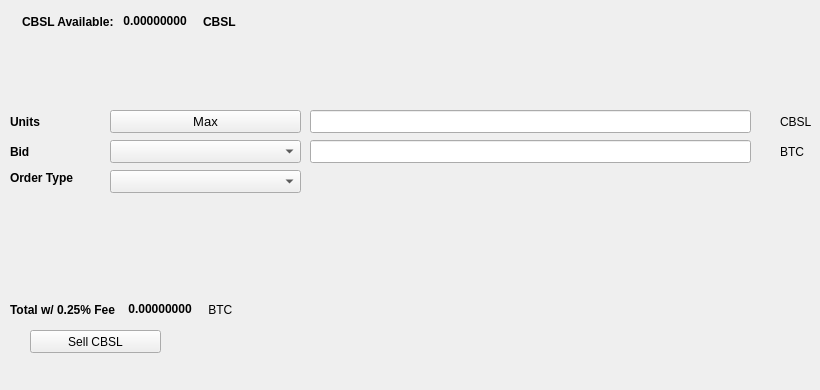
   <widget class="QWidget" name="SellTab">
    <attribute name="title">
     <string>Sell</string>
    </attribute>
    <widget class="QLabel" name="label_16">
     <property name="geometry">
      <rect>
       <x>780</x>
       <y>140</y>
       <width>31</width>
       <height>23</height>
      </rect>
     </property>
     <property name="text">
      <string>BTC</string>
     </property>
    </widget>
    <widget class="QComboBox" name="SellBidcomboBox">
     <property name="geometry">
      <rect>
       <x>110</x>
       <y>140</y>
       <width>191</width>
       <height>23</height>
      </rect>
     </property>
     <property name="font">
      <font>
       <pointsize>10</pointsize>
      </font>
     </property>
    </widget>
    <widget class="QLabel" name="label_18">
     <property name="geometry">
      <rect>
       <x>10</x>
       <y>110</y>
       <width>46</width>
       <height>23</height>
      </rect>
     </property>
     <property name="font">
      <font>
       <weight>75</weight>
       <bold>true</bold>
      </font>
     </property>
     <property name="text">
      <string>Units</string>
     </property>
    </widget>
    <widget class="QPushButton" name="Sell_Max_Amount">
     <property name="geometry">
      <rect>
       <x>110</x>
       <y>110</y>
       <width>191</width>
       <height>23</height>
      </rect>
     </property>
     <property name="font">
      <font>
       <pointsize>10</pointsize>
      </font>
     </property>
     <property name="text">
      <string>Max</string>
     </property>
    </widget>
    <widget class="QLabel" name="label_20">
     <property name="geometry">
      <rect>
       <x>10</x>
       <y>170</y>
       <width>91</width>
       <height>16</height>
      </rect>
     </property>
     <property name="font">
      <font>
       <weight>75</weight>
       <bold>true</bold>
      </font>
     </property>
     <property name="text">
      <string>Order Type</string>
     </property>
    </widget>
    <widget class="QComboBox" name="SellOrdertypeCombo">
     <property name="geometry">
      <rect>
       <x>110</x>
       <y>170</y>
       <width>191</width>
       <height>23</height>
      </rect>
     </property>
     <property name="font">
      <font>
       <pointsize>10</pointsize>
      </font>
     </property>
    </widget>
    <widget class="QLabel" name="label_21">
     <property name="geometry">
      <rect>
       <x>10</x>
       <y>140</y>
       <width>46</width>
       <height>23</height>
      </rect>
     </property>
     <property name="font">
      <font>
       <weight>75</weight>
       <bold>true</bold>
      </font>
     </property>
     <property name="text">
      <string>Bid</string>
     </property>
    </widget>
    <widget class="QLabel" name="label_22">
     <property name="geometry">
      <rect>
       <x>780</x>
       <y>110</y>
       <width>31</width>
       <height>23</height>
      </rect>
     </property>
     <property name="text">
      <string>CBSL</string>
     </property>
    </widget>
    <widget class="QLineEdit" name="UnitsInputCBSL">
     <property name="geometry">
      <rect>
       <x>310</x>
       <y>110</y>
       <width>441</width>
       <height>23</height>
      </rect>
     </property>
     <property name="font">
      <font>
       <pointsize>9</pointsize>
       <weight>75</weight>
       <bold>true</bold>
      </font>
     </property>
    </widget>
    <widget class="QLineEdit" name="SellBidPriceEdit">
     <property name="geometry">
      <rect>
       <x>310</x>
       <y>140</y>
       <width>441</width>
       <height>23</height>
      </rect>
     </property>
     <property name="font">
      <font>
       <pointsize>9</pointsize>
       <weight>75</weight>
       <bold>true</bold>
      </font>
     </property>
    </widget>
    <widget class="QPushButton" name="SellCBSLBTN">
     <property name="geometry">
      <rect>
       <x>30</x>
       <y>330</y>
       <width>131</width>
       <height>23</height>
      </rect>
     </property>
     <property name="text">
      <string>Sell CBSL</string>
     </property>
     <property name="icon">
      <iconset resource="../CBSL">
       <normaloff>:/icons/bitcoin</normaloff>:/icons/bitcoin</iconset>
     </property>
    </widget>
    <widget class="QWidget" name="layoutWidget3">
     <property name="geometry">
      <rect>
       <x>22</x>
       <y>12</y>
       <width>258</width>
       <height>19</height>
      </rect>
     </property>
     <layout class="QHBoxLayout" name="horizontalLayout">
      <item>
       <widget class="QLabel" name="label232_2">
        <property name="font">
         <font>
          <weight>75</weight>
          <bold>true</bold>
         </font>
        </property>
        <property name="text">
         <string>CBSL Available:</string>
        </property>
       </widget>
      </item>
      <item>
       <widget class="QLabel" name="CBSLAvailableLabel">
        <property name="palette">
         <palette>
          <active>
           <colorrole role="WindowText">
            <brush brushstyle="SolidPattern">
             <color alpha="255">
              <red>0</red>
              <green>0</green>
              <blue>0</blue>
             </color>
            </brush>
           </colorrole>
           <colorrole role="Button">
            <brush brushstyle="SolidPattern">
             <color alpha="255">
              <red>0</red>
              <green>170</green>
              <blue>0</blue>
             </color>
            </brush>
           </colorrole>
           <colorrole role="Light">
            <brush brushstyle="SolidPattern">
             <color alpha="255">
              <red>0</red>
              <green>255</green>
              <blue>0</blue>
             </color>
            </brush>
           </colorrole>
           <colorrole role="Midlight">
            <brush brushstyle="SolidPattern">
             <color alpha="255">
              <red>0</red>
              <green>212</green>
              <blue>0</blue>
             </color>
            </brush>
           </colorrole>
           <colorrole role="Dark">
            <brush brushstyle="SolidPattern">
             <color alpha="255">
              <red>0</red>
              <green>85</green>
              <blue>0</blue>
             </color>
            </brush>
           </colorrole>
           <colorrole role="Mid">
            <brush brushstyle="SolidPattern">
             <color alpha="255">
              <red>0</red>
              <green>113</green>
              <blue>0</blue>
             </color>
            </brush>
           </colorrole>
           <colorrole role="Text">
            <brush brushstyle="SolidPattern">
             <color alpha="255">
              <red>0</red>
              <green>170</green>
              <blue>0</blue>
             </color>
            </brush>
           </colorrole>
           <colorrole role="BrightText">
            <brush brushstyle="SolidPattern">
             <color alpha="255">
              <red>255</red>
              <green>255</green>
              <blue>255</blue>
             </color>
            </brush>
           </colorrole>
           <colorrole role="ButtonText">
            <brush brushstyle="SolidPattern">
             <color alpha="255">
              <red>0</red>
              <green>0</green>
              <blue>0</blue>
             </color>
            </brush>
           </colorrole>
           <colorrole role="Base">
            <brush brushstyle="SolidPattern">
             <color alpha="255">
              <red>255</red>
              <green>255</green>
              <blue>255</blue>
             </color>
            </brush>
           </colorrole>
           <colorrole role="Window">
            <brush brushstyle="SolidPattern">
             <color alpha="255">
              <red>0</red>
              <green>170</green>
              <blue>0</blue>
             </color>
            </brush>
           </colorrole>
           <colorrole role="Shadow">
            <brush brushstyle="SolidPattern">
             <color alpha="255">
              <red>0</red>
              <green>0</green>
              <blue>0</blue>
             </color>
            </brush>
           </colorrole>
           <colorrole role="AlternateBase">
            <brush brushstyle="SolidPattern">
             <color alpha="255">
              <red>127</red>
              <green>212</green>
              <blue>127</blue>
             </color>
            </brush>
           </colorrole>
           <colorrole role="ToolTipBase">
            <brush brushstyle="SolidPattern">
             <color alpha="255">
              <red>255</red>
              <green>255</green>
              <blue>220</blue>
             </color>
            </brush>
           </colorrole>
           <colorrole role="ToolTipText">
            <brush brushstyle="SolidPattern">
             <color alpha="255">
              <red>0</red>
              <green>0</green>
              <blue>0</blue>
             </color>
            </brush>
           </colorrole>
          </active>
          <inactive>
           <colorrole role="WindowText">
            <brush brushstyle="SolidPattern">
             <color alpha="255">
              <red>0</red>
              <green>0</green>
              <blue>0</blue>
             </color>
            </brush>
           </colorrole>
           <colorrole role="Button">
            <brush brushstyle="SolidPattern">
             <color alpha="255">
              <red>0</red>
              <green>170</green>
              <blue>0</blue>
             </color>
            </brush>
           </colorrole>
           <colorrole role="Light">
            <brush brushstyle="SolidPattern">
             <color alpha="255">
              <red>0</red>
              <green>255</green>
              <blue>0</blue>
             </color>
            </brush>
           </colorrole>
           <colorrole role="Midlight">
            <brush brushstyle="SolidPattern">
             <color alpha="255">
              <red>0</red>
              <green>212</green>
              <blue>0</blue>
             </color>
            </brush>
           </colorrole>
           <colorrole role="Dark">
            <brush brushstyle="SolidPattern">
             <color alpha="255">
              <red>0</red>
              <green>85</green>
              <blue>0</blue>
             </color>
            </brush>
           </colorrole>
           <colorrole role="Mid">
            <brush brushstyle="SolidPattern">
             <color alpha="255">
              <red>0</red>
              <green>113</green>
              <blue>0</blue>
             </color>
            </brush>
           </colorrole>
           <colorrole role="Text">
            <brush brushstyle="SolidPattern">
             <color alpha="255">
              <red>0</red>
              <green>170</green>
              <blue>0</blue>
             </color>
            </brush>
           </colorrole>
           <colorrole role="BrightText">
            <brush brushstyle="SolidPattern">
             <color alpha="255">
              <red>255</red>
              <green>255</green>
              <blue>255</blue>
             </color>
            </brush>
           </colorrole>
           <colorrole role="ButtonText">
            <brush brushstyle="SolidPattern">
             <color alpha="255">
              <red>0</red>
              <green>0</green>
              <blue>0</blue>
             </color>
            </brush>
           </colorrole>
           <colorrole role="Base">
            <brush brushstyle="SolidPattern">
             <color alpha="255">
              <red>255</red>
              <green>255</green>
              <blue>255</blue>
             </color>
            </brush>
           </colorrole>
           <colorrole role="Window">
            <brush brushstyle="SolidPattern">
             <color alpha="255">
              <red>0</red>
              <green>170</green>
              <blue>0</blue>
             </color>
            </brush>
           </colorrole>
           <colorrole role="Shadow">
            <brush brushstyle="SolidPattern">
             <color alpha="255">
              <red>0</red>
              <green>0</green>
              <blue>0</blue>
             </color>
            </brush>
           </colorrole>
           <colorrole role="AlternateBase">
            <brush brushstyle="SolidPattern">
             <color alpha="255">
              <red>127</red>
              <green>212</green>
              <blue>127</blue>
             </color>
            </brush>
           </colorrole>
           <colorrole role="ToolTipBase">
            <brush brushstyle="SolidPattern">
             <color alpha="255">
              <red>255</red>
              <green>255</green>
              <blue>220</blue>
             </color>
            </brush>
           </colorrole>
           <colorrole role="ToolTipText">
            <brush brushstyle="SolidPattern">
             <color alpha="255">
              <red>0</red>
              <green>0</green>
              <blue>0</blue>
             </color>
            </brush>
           </colorrole>
          </inactive>
          <disabled>
           <colorrole role="WindowText">
            <brush brushstyle="SolidPattern">
             <color alpha="255">
              <red>0</red>
              <green>85</green>
              <blue>0</blue>
             </color>
            </brush>
           </colorrole>
           <colorrole role="Button">
            <brush brushstyle="SolidPattern">
             <color alpha="255">
              <red>0</red>
              <green>170</green>
              <blue>0</blue>
             </color>
            </brush>
           </colorrole>
           <colorrole role="Light">
            <brush brushstyle="SolidPattern">
             <color alpha="255">
              <red>0</red>
              <green>255</green>
              <blue>0</blue>
             </color>
            </brush>
           </colorrole>
           <colorrole role="Midlight">
            <brush brushstyle="SolidPattern">
             <color alpha="255">
              <red>0</red>
              <green>212</green>
              <blue>0</blue>
             </color>
            </brush>
           </colorrole>
           <colorrole role="Dark">
            <brush brushstyle="SolidPattern">
             <color alpha="255">
              <red>0</red>
              <green>85</green>
              <blue>0</blue>
             </color>
            </brush>
           </colorrole>
           <colorrole role="Mid">
            <brush brushstyle="SolidPattern">
             <color alpha="255">
              <red>0</red>
              <green>113</green>
              <blue>0</blue>
             </color>
            </brush>
           </colorrole>
           <colorrole role="Text">
            <brush brushstyle="SolidPattern">
             <color alpha="255">
              <red>0</red>
              <green>85</green>
              <blue>0</blue>
             </color>
            </brush>
           </colorrole>
           <colorrole role="BrightText">
            <brush brushstyle="SolidPattern">
             <color alpha="255">
              <red>255</red>
              <green>255</green>
              <blue>255</blue>
             </color>
            </brush>
           </colorrole>
           <colorrole role="ButtonText">
            <brush brushstyle="SolidPattern">
             <color alpha="255">
              <red>0</red>
              <green>85</green>
              <blue>0</blue>
             </color>
            </brush>
           </colorrole>
           <colorrole role="Base">
            <brush brushstyle="SolidPattern">
             <color alpha="255">
              <red>0</red>
              <green>170</green>
              <blue>0</blue>
             </color>
            </brush>
           </colorrole>
           <colorrole role="Window">
            <brush brushstyle="SolidPattern">
             <color alpha="255">
              <red>0</red>
              <green>170</green>
              <blue>0</blue>
             </color>
            </brush>
           </colorrole>
           <colorrole role="Shadow">
            <brush brushstyle="SolidPattern">
             <color alpha="255">
              <red>0</red>
              <green>0</green>
              <blue>0</blue>
             </color>
            </brush>
           </colorrole>
           <colorrole role="AlternateBase">
            <brush brushstyle="SolidPattern">
             <color alpha="255">
              <red>0</red>
              <green>170</green>
              <blue>0</blue>
             </color>
            </brush>
           </colorrole>
           <colorrole role="ToolTipBase">
            <brush brushstyle="SolidPattern">
             <color alpha="255">
              <red>255</red>
              <green>255</green>
              <blue>220</blue>
             </color>
            </brush>
           </colorrole>
           <colorrole role="ToolTipText">
            <brush brushstyle="SolidPattern">
             <color alpha="255">
              <red>0</red>
              <green>0</green>
              <blue>0</blue>
             </color>
            </brush>
           </colorrole>
          </disabled>
         </palette>
        </property>
        <property name="font">
         <font>
          <weight>75</weight>
          <bold>true</bold>
         </font>
        </property>
        <property name="text">
         <string> 0.00000000 </string>
        </property>
        <property name="textInteractionFlags">
         <set>Qt::LinksAccessibleByMouse|Qt::TextSelectableByKeyboard|Qt::TextSelectableByMouse</set>
        </property>
       </widget>
      </item>
      <item>
       <widget class="QLabel" name="labelCBSL">
        <property name="font">
         <font>
          <weight>75</weight>
          <bold>true</bold>
         </font>
        </property>
        <property name="text">
         <string>CBSL</string>
        </property>
       </widget>
      </item>
     </layout>
    </widget>
    <widget class="QWidget" name="layoutWidget">
     <property name="geometry">
      <rect>
       <x>10</x>
       <y>300</y>
       <width>268</width>
       <height>19</height>
      </rect>
     </property>
     <layout class="QHBoxLayout" name="horizontalLayout_2">
      <item>
       <widget class="QLabel" name="label_19">
        <property name="font">
         <font>
          <weight>75</weight>
          <bold>true</bold>
         </font>
        </property>
        <property name="text">
         <string>Total w/ 0.25% Fee </string>
        </property>
       </widget>
      </item>
      <item>
       <widget class="QLabel" name="SellCostLabel">
        <property name="palette">
         <palette>
          <active>
           <colorrole role="WindowText">
            <brush brushstyle="SolidPattern">
             <color alpha="255">
              <red>0</red>
              <green>0</green>
              <blue>0</blue>
             </color>
            </brush>
           </colorrole>
           <colorrole role="Button">
            <brush brushstyle="SolidPattern">
             <color alpha="255">
              <red>0</red>
              <green>170</green>
              <blue>0</blue>
             </color>
            </brush>
           </colorrole>
           <colorrole role="Light">
            <brush brushstyle="SolidPattern">
             <color alpha="255">
              <red>0</red>
              <green>255</green>
              <blue>0</blue>
             </color>
            </brush>
           </colorrole>
           <colorrole role="Midlight">
            <brush brushstyle="SolidPattern">
             <color alpha="255">
              <red>0</red>
              <green>212</green>
              <blue>0</blue>
             </color>
            </brush>
           </colorrole>
           <colorrole role="Dark">
            <brush brushstyle="SolidPattern">
             <color alpha="255">
              <red>0</red>
              <green>85</green>
              <blue>0</blue>
             </color>
            </brush>
           </colorrole>
           <colorrole role="Mid">
            <brush brushstyle="SolidPattern">
             <color alpha="255">
              <red>0</red>
              <green>113</green>
              <blue>0</blue>
             </color>
            </brush>
           </colorrole>
           <colorrole role="Text">
            <brush brushstyle="SolidPattern">
             <color alpha="255">
              <red>0</red>
              <green>170</green>
              <blue>0</blue>
             </color>
            </brush>
           </colorrole>
           <colorrole role="BrightText">
            <brush brushstyle="SolidPattern">
             <color alpha="255">
              <red>255</red>
              <green>255</green>
              <blue>255</blue>
             </color>
            </brush>
           </colorrole>
           <colorrole role="ButtonText">
            <brush brushstyle="SolidPattern">
             <color alpha="255">
              <red>0</red>
              <green>0</green>
              <blue>0</blue>
             </color>
            </brush>
           </colorrole>
           <colorrole role="Base">
            <brush brushstyle="SolidPattern">
             <color alpha="255">
              <red>255</red>
              <green>255</green>
              <blue>255</blue>
             </color>
            </brush>
           </colorrole>
           <colorrole role="Window">
            <brush brushstyle="SolidPattern">
             <color alpha="255">
              <red>0</red>
              <green>170</green>
              <blue>0</blue>
             </color>
            </brush>
           </colorrole>
           <colorrole role="Shadow">
            <brush brushstyle="SolidPattern">
             <color alpha="255">
              <red>0</red>
              <green>0</green>
              <blue>0</blue>
             </color>
            </brush>
           </colorrole>
           <colorrole role="AlternateBase">
            <brush brushstyle="SolidPattern">
             <color alpha="255">
              <red>127</red>
              <green>212</green>
              <blue>127</blue>
             </color>
            </brush>
           </colorrole>
           <colorrole role="ToolTipBase">
            <brush brushstyle="SolidPattern">
             <color alpha="255">
              <red>255</red>
              <green>255</green>
              <blue>220</blue>
             </color>
            </brush>
           </colorrole>
           <colorrole role="ToolTipText">
            <brush brushstyle="SolidPattern">
             <color alpha="255">
              <red>0</red>
              <green>0</green>
              <blue>0</blue>
             </color>
            </brush>
           </colorrole>
          </active>
          <inactive>
           <colorrole role="WindowText">
            <brush brushstyle="SolidPattern">
             <color alpha="255">
              <red>0</red>
              <green>0</green>
              <blue>0</blue>
             </color>
            </brush>
           </colorrole>
           <colorrole role="Button">
            <brush brushstyle="SolidPattern">
             <color alpha="255">
              <red>0</red>
              <green>170</green>
              <blue>0</blue>
             </color>
            </brush>
           </colorrole>
           <colorrole role="Light">
            <brush brushstyle="SolidPattern">
             <color alpha="255">
              <red>0</red>
              <green>255</green>
              <blue>0</blue>
             </color>
            </brush>
           </colorrole>
           <colorrole role="Midlight">
            <brush brushstyle="SolidPattern">
             <color alpha="255">
              <red>0</red>
              <green>212</green>
              <blue>0</blue>
             </color>
            </brush>
           </colorrole>
           <colorrole role="Dark">
            <brush brushstyle="SolidPattern">
             <color alpha="255">
              <red>0</red>
              <green>85</green>
              <blue>0</blue>
             </color>
            </brush>
           </colorrole>
           <colorrole role="Mid">
            <brush brushstyle="SolidPattern">
             <color alpha="255">
              <red>0</red>
              <green>113</green>
              <blue>0</blue>
             </color>
            </brush>
           </colorrole>
           <colorrole role="Text">
            <brush brushstyle="SolidPattern">
             <color alpha="255">
              <red>0</red>
              <green>170</green>
              <blue>0</blue>
             </color>
            </brush>
           </colorrole>
           <colorrole role="BrightText">
            <brush brushstyle="SolidPattern">
             <color alpha="255">
              <red>255</red>
              <green>255</green>
              <blue>255</blue>
             </color>
            </brush>
           </colorrole>
           <colorrole role="ButtonText">
            <brush brushstyle="SolidPattern">
             <color alpha="255">
              <red>0</red>
              <green>0</green>
              <blue>0</blue>
             </color>
            </brush>
           </colorrole>
           <colorrole role="Base">
            <brush brushstyle="SolidPattern">
             <color alpha="255">
              <red>255</red>
              <green>255</green>
              <blue>255</blue>
             </color>
            </brush>
           </colorrole>
           <colorrole role="Window">
            <brush brushstyle="SolidPattern">
             <color alpha="255">
              <red>0</red>
              <green>170</green>
              <blue>0</blue>
             </color>
            </brush>
           </colorrole>
           <colorrole role="Shadow">
            <brush brushstyle="SolidPattern">
             <color alpha="255">
              <red>0</red>
              <green>0</green>
              <blue>0</blue>
             </color>
            </brush>
           </colorrole>
           <colorrole role="AlternateBase">
            <brush brushstyle="SolidPattern">
             <color alpha="255">
              <red>127</red>
              <green>212</green>
              <blue>127</blue>
             </color>
            </brush>
           </colorrole>
           <colorrole role="ToolTipBase">
            <brush brushstyle="SolidPattern">
             <color alpha="255">
              <red>255</red>
              <green>255</green>
              <blue>220</blue>
             </color>
            </brush>
           </colorrole>
           <colorrole role="ToolTipText">
            <brush brushstyle="SolidPattern">
             <color alpha="255">
              <red>0</red>
              <green>0</green>
              <blue>0</blue>
             </color>
            </brush>
           </colorrole>
          </inactive>
          <disabled>
           <colorrole role="WindowText">
            <brush brushstyle="SolidPattern">
             <color alpha="255">
              <red>0</red>
              <green>85</green>
              <blue>0</blue>
             </color>
            </brush>
           </colorrole>
           <colorrole role="Button">
            <brush brushstyle="SolidPattern">
             <color alpha="255">
              <red>0</red>
              <green>170</green>
              <blue>0</blue>
             </color>
            </brush>
           </colorrole>
           <colorrole role="Light">
            <brush brushstyle="SolidPattern">
             <color alpha="255">
              <red>0</red>
              <green>255</green>
              <blue>0</blue>
             </color>
            </brush>
           </colorrole>
           <colorrole role="Midlight">
            <brush brushstyle="SolidPattern">
             <color alpha="255">
              <red>0</red>
              <green>212</green>
              <blue>0</blue>
             </color>
            </brush>
           </colorrole>
           <colorrole role="Dark">
            <brush brushstyle="SolidPattern">
             <color alpha="255">
              <red>0</red>
              <green>85</green>
              <blue>0</blue>
             </color>
            </brush>
           </colorrole>
           <colorrole role="Mid">
            <brush brushstyle="SolidPattern">
             <color alpha="255">
              <red>0</red>
              <green>113</green>
              <blue>0</blue>
             </color>
            </brush>
           </colorrole>
           <colorrole role="Text">
            <brush brushstyle="SolidPattern">
             <color alpha="255">
              <red>0</red>
              <green>85</green>
              <blue>0</blue>
             </color>
            </brush>
           </colorrole>
           <colorrole role="BrightText">
            <brush brushstyle="SolidPattern">
             <color alpha="255">
              <red>255</red>
              <green>255</green>
              <blue>255</blue>
             </color>
            </brush>
           </colorrole>
           <colorrole role="ButtonText">
            <brush brushstyle="SolidPattern">
             <color alpha="255">
              <red>0</red>
              <green>85</green>
              <blue>0</blue>
             </color>
            </brush>
           </colorrole>
           <colorrole role="Base">
            <brush brushstyle="SolidPattern">
             <color alpha="255">
              <red>0</red>
              <green>170</green>
              <blue>0</blue>
             </color>
            </brush>
           </colorrole>
           <colorrole role="Window">
            <brush brushstyle="SolidPattern">
             <color alpha="255">
              <red>0</red>
              <green>170</green>
              <blue>0</blue>
             </color>
            </brush>
           </colorrole>
           <colorrole role="Shadow">
            <brush brushstyle="SolidPattern">
             <color alpha="255">
              <red>0</red>
              <green>0</green>
              <blue>0</blue>
             </color>
            </brush>
           </colorrole>
           <colorrole role="AlternateBase">
            <brush brushstyle="SolidPattern">
             <color alpha="255">
              <red>0</red>
              <green>170</green>
              <blue>0</blue>
             </color>
            </brush>
           </colorrole>
           <colorrole role="ToolTipBase">
            <brush brushstyle="SolidPattern">
             <color alpha="255">
              <red>255</red>
              <green>255</green>
              <blue>220</blue>
             </color>
            </brush>
           </colorrole>
           <colorrole role="ToolTipText">
            <brush brushstyle="SolidPattern">
             <color alpha="255">
              <red>0</red>
              <green>0</green>
              <blue>0</blue>
             </color>
            </brush>
           </colorrole>
          </disabled>
         </palette>
        </property>
        <property name="font">
         <font>
          <weight>75</weight>
          <bold>true</bold>
         </font>
        </property>
        <property name="autoFillBackground">
         <bool>false</bool>
        </property>
        <property name="text">
         <string> 0.00000000</string>
        </property>
        <property name="textInteractionFlags">
         <set>Qt::LinksAccessibleByMouse|Qt::TextSelectableByMouse</set>
        </property>
       </widget>
      </item>
      <item>
       <widget class="QLabel" name="label_17">
        <property name="font">
         <font>
          <weight>50</weight>
          <bold>false</bold>
         </font>
        </property>
        <property name="text">
         <string> BTC</string>
        </property>
       </widget>
      </item>
     </layout>
    </widget>
    <widget class="QLabel" name="label_23">
     <property name="geometry">
      <rect>
       <x>460</x>
       <y>300</y>
       <width>281</width>
       <height>81</height>
      </rect>
     </property>
     <property name="text">
      <string/>
     </property>
     <property name="pixmap">
      <pixmap>:/images/bittrex</pixmap>
     </property>
    </widget>
   </widget>
